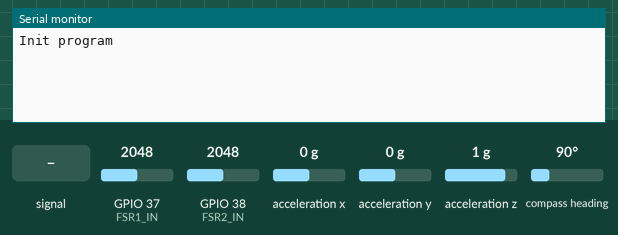
Recording of a sketch running on a simulated ESP32. Shown: the last lines printed to the serial monitor. The test bench sets the inputs (shaded band); at power-on: GPIO 38 (FSR2_IN) = 2048, GPIO 37 (FSR1_IN) = 2048, acceleration x 0 g, acceleration y 0 g, acceleration z 1 g, compass heading 90°.

Above: at 1.8 s.
1.9 s: GPIO 37 (FSR1_IN) fed a 200 Hz sine of ±1842 counts around its level
At 2.09 s:
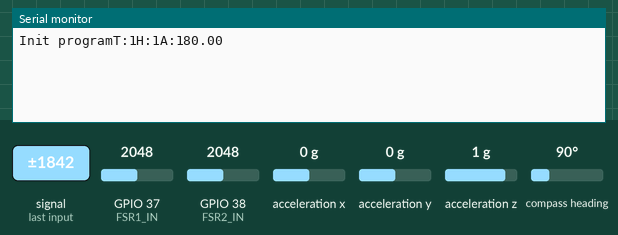
3.6 s: GPIO 38 (FSR2_IN) set to 122
At 3.61 s:
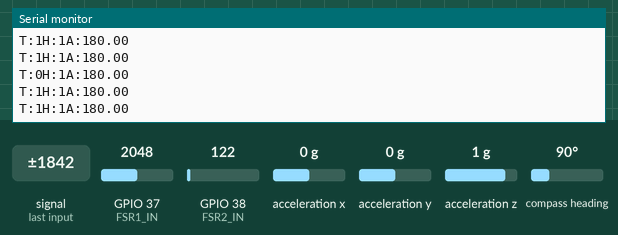

The sketch:

project_main.ino
```cpp
#include <Wire.h>
#include <Adafruit_Sensor.h>
#include <Adafruit_BNO055.h>
#include <utility/imumaths.h>
#include "BluetoothSerial.h"

const int SDA_PIN_BNO = 21;
const int SCL_PIN_BNO = 22;
const int SDA_PIN_BNO2 = 32;
const int SCL_PIN_BNO2 = 33;
const int FSR1_IN = 37; //placed on the forefoot
const int FSR2_IN = 38; //placed on the heel

const int PRESSURE = 1000; //5kg of pressure on the sensor corresponds to an analog reading of 4095

BluetoothSerial SerialBT;
TwoWire i2cPort2 = TwoWire(1);

//pin 21 is blue wire (SDA), pin 22 is yellow wire (SCL)
//this sensor will be placed on the top of the foot
Adafruit_BNO055 bno = Adafruit_BNO055(55, 0x28);

//pin 32 is blue wire (SDA), pin 33 is yellow wire (SCL)
//this sensor will be placed on the top of the foot
Adafruit_BNO055 bno2 = Adafruit_BNO055(55, 0x28, &i2cPort2);

double z1; //foot sensor
double z2; //shin sensor
double jointAngle;
unsigned int heel = 0;
unsigned int toe = 0;
unsigned long timeElapsed;

void setup(void)
{
  // SerialBT.begin("ESP32 Bluetooth - Group 8"); Enable the ESP to connect via bluetooth
  Serial.print("Init program");
  Serial.begin(4800); //init the serial monitor
  i2cPort2.begin(SDA_PIN_BNO2, SCL_PIN_BNO2, 100000); //init the second I2C port

  /* Initialise the sensors */
  if(!bno.begin() || !bno2.begin())
  {
    /* There was a problem detecting the BNO055 ... check your connections */
    // SerialBT.print("Ooops, no BNO055 detected ... Check your wiring or I2C ADDR!");
    Serial.print("Ooops, one or more BNO055 sensors not detected ... Check your wiring or I2C ADDR!");
    while(1);
  }

  delay(1000);

  bno.setExtCrystalUse(true);
  bno2.setExtCrystalUse(true);

  //program starts once the foot has been lifted off the ground (i.e., the gait cycle has started!)
  while(analogRead(FSR1_IN) >= PRESSURE || analogRead(FSR1_IN) >= PRESSURE) { }

  //initialize variables
}

void loop(void)
{
  //get the sensor events
  sensors_event_t event;
  bno.getEvent(&event);
  sensors_event_t event2;
  bno2.getEvent(&event2);

  toe = (analogRead(FSR1_IN)>=PRESSURE) ? 1 : 0;
  heel = (analogRead(FSR2_IN)>=PRESSURE) ? 1 : 0;

  //On the right foot, sensors should be placed horizontally  (along the Z axis)
  //and the wires should be coming out the right side for the sensor and into the board AND the axis symbol should be on the TOP-LEFT of the board
  z1=event.orientation.z; //foot sensor
  z2=event2.orientation.z; //shin sensor
  jointAngle = 180-(z2-z1);

  timeElapsed = millis();

  // Serial.print("t: ");
  // Serial.print(timeElapsed);
  // Serial.print("\t");
  Serial.print("T:");
  Serial.print(toe);
  // Serial.print("\t");
  Serial.print("H:");
  Serial.print(heel);
  // Serial.print("\t");
  Serial.print("A:");
  Serial.println(jointAngle);

  //data format is T:<toe>H:<heel>A:<angle>

  delay(250);

}
```

Measured:
- after the input at 1.9 s, the serial monitor: prints a new line at once (image 1)
